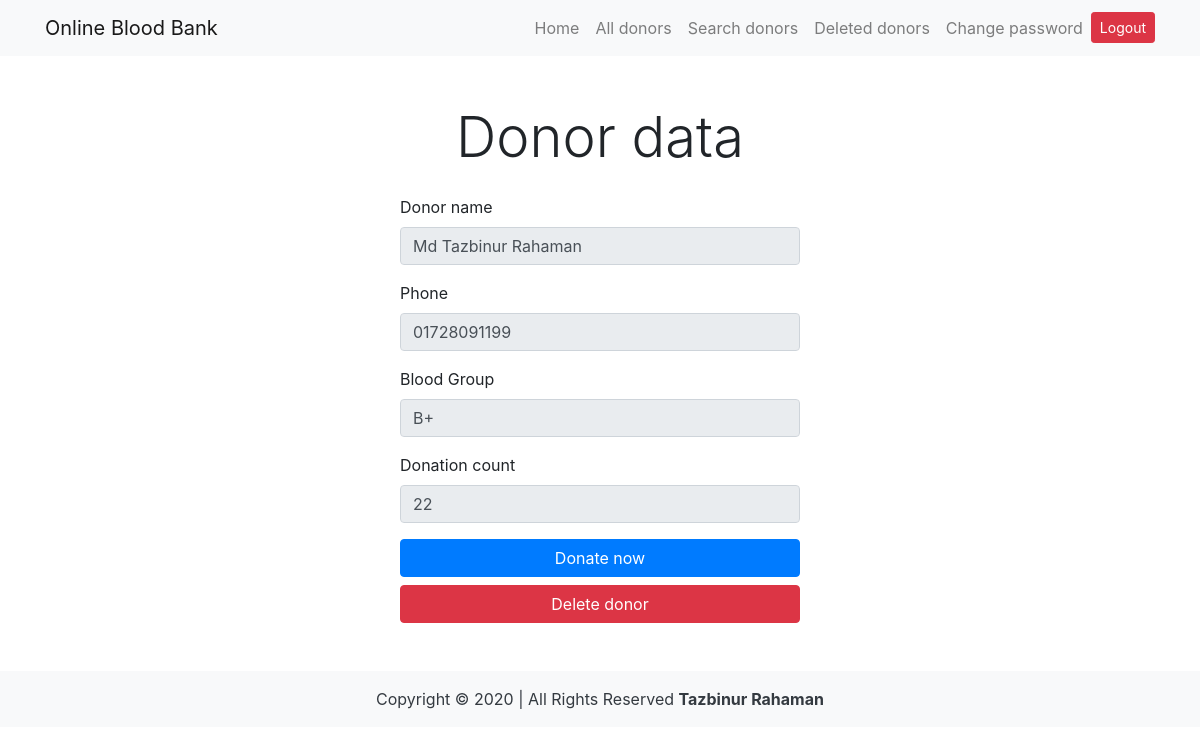
Screenshot of /donor_data.php?id=1 (signed in) with the database file from the repository.
### tables this page shows
CREATE TABLE `donor_list` (
  `id` int(225) NOT NULL,
  `name` varchar(225) NOT NULL,
  `phone` varchar(225) NOT NULL,
  `blood_group` varchar(225) NOT NULL,
  `donation_count` int(225) NOT NULL,
  `del` int(1) NOT NULL DEFAULT '0'
);

### donor_data.php (the view, shortened to what this page needs)
<?php
include 'inc/header.php';
?>
<?php
if (isset($_GET['id'])) {
  $donor_id = $_GET['id'];
  $sql = "SELECT * FROM donor_list WHERE id='$donor_id';";
  $result = mysqli_query($conn, $sql);
  $result_check = mysqli_num_rows($result);
  if( $result_check > 0 ){
    while ($row = mysqli_fetch_assoc($result)) {
        ?>
        <div class="container">
          <div class="text-center mt-5">
            <p class="display-4">Donor data</p>
          </div>
          <form class="pt-2 pb-5 mx-auto" method="post" action="#" style="max-width: 400px">
          <div class="form-group">
            <label>Donor name</label>
            <input name="name" disabled value="<?php echo $row['name']; ?>" type="text" class="form-control">
          </div>
          <div class="form-group">
            <label>Phone</label>
            <input name="phone" disabled value="<?php echo $row['phone']; ?>" type="text" class="form-control">
          </div>
          <div class="form-group">
            <label>Blood Group</label>
            <input name="phone" disabled value="<?php echo $row['blood_group']; ?>" type="text" class="form-control">
          </div>
          <div class="form-group">
            <label>Donation count</label>
            <input name="count" disabled value="<?php echo $row['donation_count']; ?>" type="number" class="form-control">
          </div>
           <a href="donor_data.php?id=<?php echo $donor_id; ?>&action=donate_now" class="btn btn-primary btn-block">Donate now</a>
           <a href="donor_data.php?id=<?php echo $donor_id; ?>&action=delete_donor" class="btn btn-danger btn-block">Delete donor</a>
        </form>
        </div>
        <?php
    }
  }
}
?>
<?php include 'inc/footer.php'; ?>

### rows the page displays
donor_list: name "Md Tazbinur Rahaman", phone "01728091199", phone "B+", count "22"
